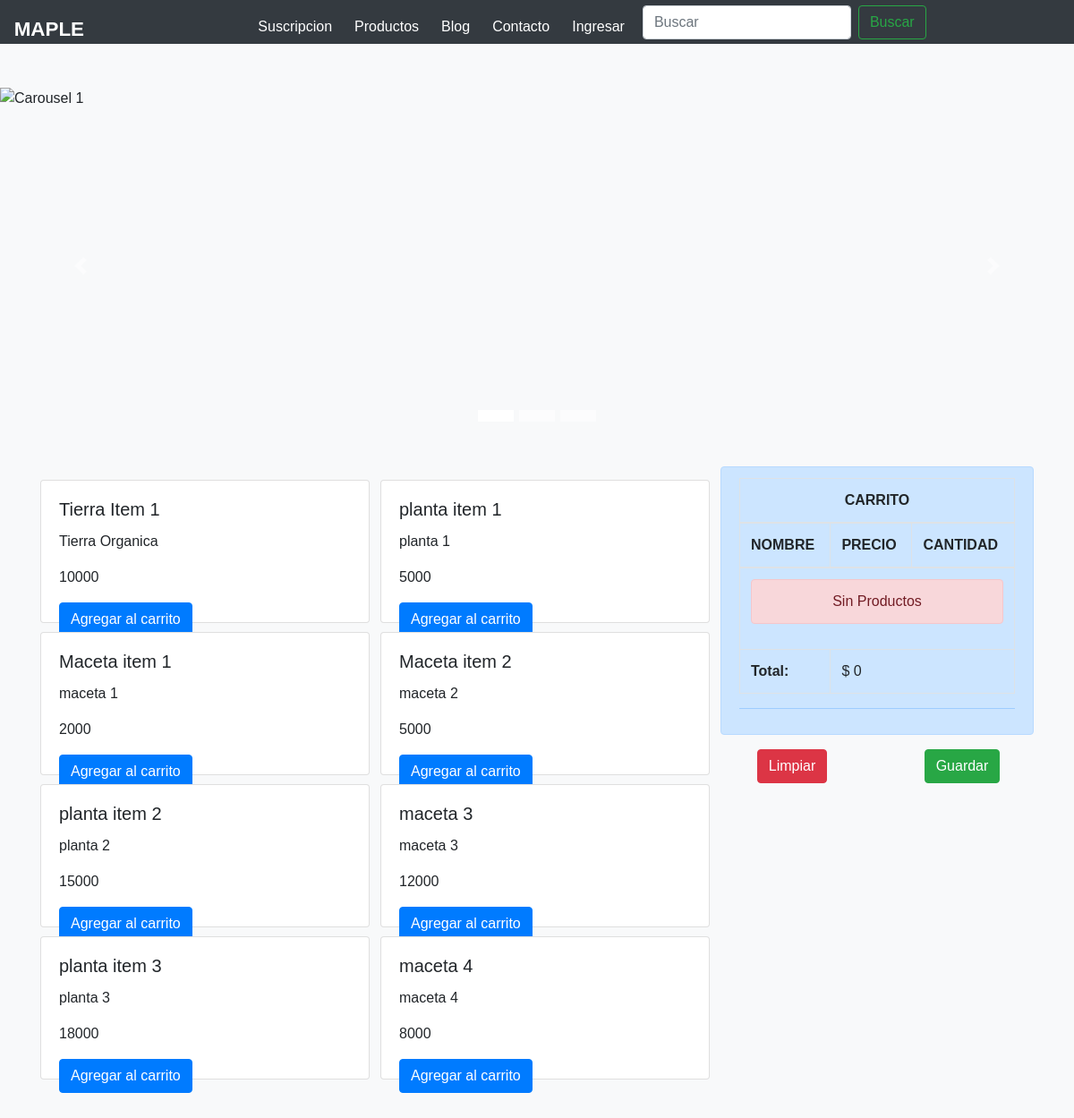
/catalogo, run on the app's committed database.
### newPage/models.py (models this page shows, shortened)
class Producto(models.Model):
    nombre = models.CharField(max_length=100)
    precio = models.IntegerField()
    descripcion = models.CharField(max_length=100, null=True)

### newPage/views.py (the view)
# urls.py: path("catalogo", views.catalogo, name="catalogo"),
def catalogo(request):
    productos = Producto.objects.all()
    usuario = Usuario.objects.all()
    context = {"user": usuario}
    return render(request, "pages/catalogo.html", {'productos':productos})

### newPage/context_processor.py (called while the page is built)
def total_carrito(request):
    total = 0
    if request.user.is_authenticated:
        if "carrito" in request.session.keys():
            for key, value in request.session["carrito"].items():
                total += int(value["acumulado"])
    else:
        if "carrito" in request.session.keys():
            for key, value in request.session["carrito"].items():
                total += int(value["acumulado"])
    if request.user.is_authenticated and Subscription.objects.filter(user=request.user).exists():
        total -= total * 0.05
    return {"total_carrito": total}

### newPage/templates/pages/catalogo.html (shortened to what this page needs)
{% load static %}
<!DOCTYPE html>
<html lang="en">
<head>
  <link rel="stylesheet" href="https://maxcdn.bootstrapcdn.com/bootstrap/4.3.1/css/bootstrap.min.css">
  <link type='text/css' rel="stylesheet" href='{% static "css/catalogo.css" %}'>
</head>
<body>
  <header>
    {% include 'app/navbar.html' %}
</header>
<br>
<br>
<div id="myCarousel" class="carousel slide" data-ride="carousel" style="max-width: 1400px; margin: auto;">
  <ol class="carousel-indicators">
    <li data-target="#myCarousel" data-slide-to="0" class="active"></li>
    <li data-target="#myCarousel" data-slide-to="1"></li>
    <li data-target="#myCarousel" data-slide-to="2"></li>
  </ol>
  <div class="carousel-inner">
    <div class="carousel-item active">
      <img src="https://cloudfront-us-east-1.images.arcpublishing.com/copesa/BJR47U2GXRCFZFOAZH55MXUITE.jpg" alt="Carousel 1">
    </div>
    </div>
    <a class="carousel-control-prev" href="#myCarousel" data-slide="prev">
      <span class="carousel-control-prev-icon"></span>
    </a>
    <a class="carousel-control-next" href="#myCarousel" data-slide="next">
      <span class="carousel-control-next-icon"></span>
    </a>
  </div>
  <br>
    <div class = "container">
        <div class="row">
            <div class="col-8">
                <div class="row" style="padding: 10px 0;">
                    <div class="col-12">
                        <div class="row">
                            {% for producto in productos %}
                            <div class="col-6">
                                <div class="card" style="height: 10rem; width: 23rem; margin: 5px 0px;">
                                    <div class="card-body">
                                      <h5 class="card-title">{{producto.nombre}}</h5>
                                      <p class="card-text">{{producto.descripcion}}</p>
                                      <p class="card-text">{{producto.precio}}</p>
                                      <a href="{% url 'Add' producto.id %}" class="btn btn-primary">Agregar al carrito</a>
                                    </div>
                                </div>
                            </div>
                            {% endfor %}
                        </div>
                    </div>
                </div>
            </div>
            <div class="col-4">
                {% include "carrito.html" %}
            </div>
        </div>
    </div>
            <br>
            <br>
              </body>
              </html>
              </body>
              </html>

### static/css/catalogo.css (style rules this page uses)
.carousel-item { height: 400px; }
a { text-decoration: none; }
.carousel-inner img { width: 100%; height: 100%; }
.card { margin-bottom: 20px; }
* { text-decoration: none; list-style: none; box-sizing: border-box; }
header { display: flex; background-color: #343a40!important; }
header { display: flex; width: 100%; background-color: #343a40; }
a { color: white; text-decoration: none; }
@media (min-width: 1000px) { * { text-decoration: none; list-style: none; box-sizing: border-box; } }
@media (min-width: 1000px) { header { display: flex; width: 100%; background-color: #343a40; justify-content: center; } }
@media (min-width: 1000px) { a { color: white; text-decoration: none; } }
@media (min-width: 1000px) { li { padding: 5px; margin-top: 10px; } }

### static/css/navbar.css (style rules this page uses)
* { text-decoration: none; list-style: none; box-sizing: border-box; }
header { width: 100%; display: flex; background-color: #343a40!important; }
a { color: white; text-decoration: none; }
@media (min-width: 1000px) { * { text-decoration: none; list-style: none; box-sizing: border-box; } }
@media (min-width: 1000px) { body { background-color: #f8f9fa; } }
@media (min-width: 1000px) { header { display: flex; width: 100%; background-color: #343a40; justify-content: center; } }
@media (min-width: 1000px) { a { color: white; text-decoration: none; } }
@media (min-width: 1000px) { li { padding: 5px; margin-top: 10px; } }
body { font-family: Arial, sans-serif; background-size: cover; }

### data on the page
Producto: nombre "Tierra Item 1", descripcion "Tierra Organica", precio "10000"
Producto: nombre "planta item 1", descripcion "planta 1", precio "5000"
Producto: nombre "Maceta item 1", descripcion "maceta 1", precio "2000"
Producto: nombre "Maceta item 2", descripcion "maceta 2", precio "5000"
Producto: nombre "planta item 2", descripcion "planta 2", precio "15000"
Producto: nombre "maceta 3", descripcion "maceta 3", precio "12000"
Producto: nombre "planta item 3", descripcion "planta 3", precio "18000"
Producto: nombre "maceta 4", descripcion "maceta 4", precio "8000"

### other printed values
{{ total_carrito }} "0"
